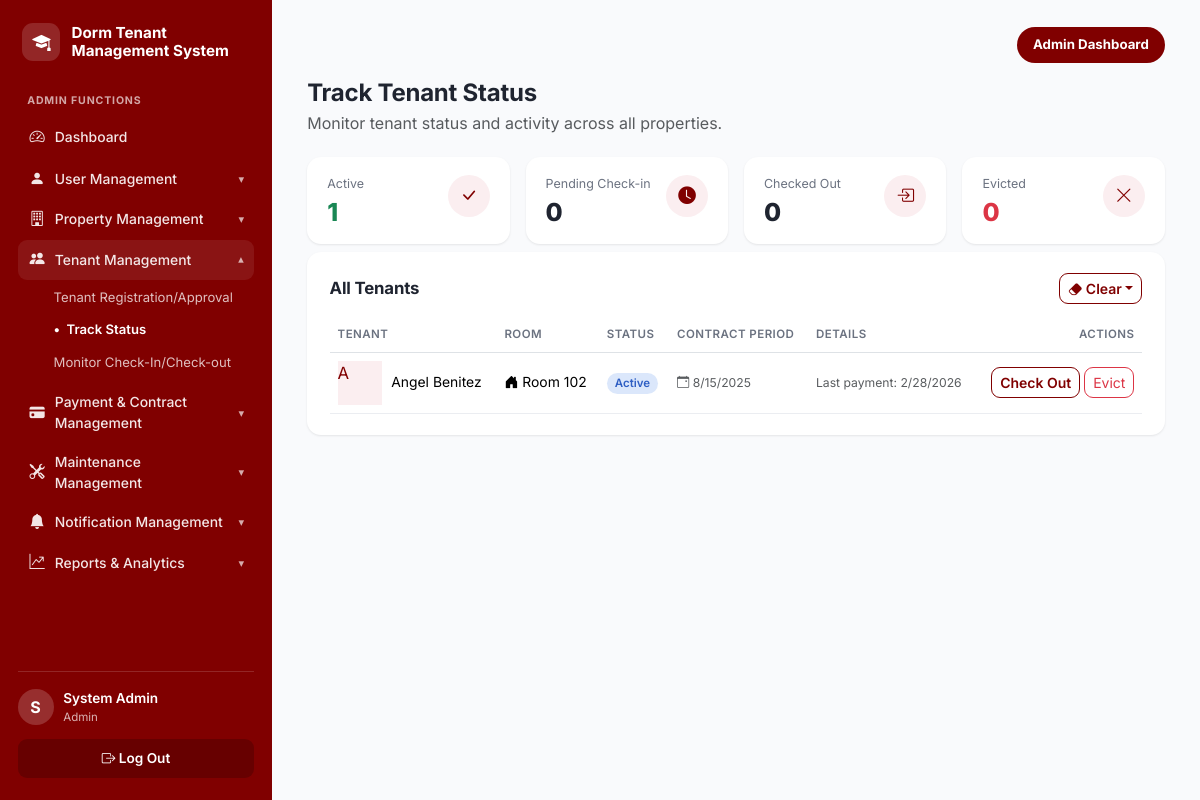
/admin/tenant-status.php (signed in), run on the app's committed database.
### tables this page shows
CREATE TABLE tenants (
  tenant_id         INT UNSIGNED AUTO_INCREMENT PRIMARY KEY,
  user_id           INT UNSIGNED NOT NULL,
  room_id           INT UNSIGNED DEFAULT NULL,
  checkin_date      DATE DEFAULT NULL,
  checkout_date     DATE DEFAULT NULL,
  status            ENUM('Pending','Active','Evicted','Checked Out')
                    NOT NULL DEFAULT 'Pending',
  key_returned      BOOLEAN NOT NULL DEFAULT FALSE,
  approval_status   ENUM('Pending','Approved','Rejected')
                    NOT NULL DEFAULT 'Pending',
  rejection_reason  TEXT DEFAULT NULL,
  emergency_contact VARCHAR(100),
  emergency_phone   VARCHAR(20),
  date_registered   TIMESTAMP NOT NULL DEFAULT CURRENT_TIMESTAMP,
  CONSTRAINT fk_tenant_user FOREIGN KEY (user_id) REFERENCES users(user_id) ON DELETE CASCADE,
  CONSTRAINT fk_tenant_room FOREIGN KEY (room_id) REFERENCES dorm_rooms(room_id) ON DELETE SET NULL,
  UNIQUE KEY uq_tenant_user (user_id),
  INDEX idx_tenant_status (status),
  INDEX idx_tenant_approval (approval_status),
  INDEX idx_tenant_room (room_id)
);

CREATE TABLE users (
  user_id       INT UNSIGNED AUTO_INCREMENT PRIMARY KEY,
  first_name    VARCHAR(50)  NOT NULL,
  last_name     VARCHAR(50)  NOT NULL,
  email         VARCHAR(100) NOT NULL,
  password_hash VARCHAR(255) NOT NULL,
  reset_otp         VARCHAR(10) DEFAULT NULL,
  reset_otp_expires DATETIME DEFAULT NULL,
  password_changed_at DATETIME DEFAULT NULL,
  age           TINYINT UNSIGNED DEFAULT NULL,
  phone         VARCHAR(20)  DEFAULT NULL,
  role          ENUM('admin','tenant') NOT NULL DEFAULT 'tenant',
  is_active     BOOLEAN NOT NULL DEFAULT TRUE,
  last_login    DATETIME DEFAULT NULL,
  date_created  TIMESTAMP NOT NULL DEFAULT CURRENT_TIMESTAMP,
  UNIQUE KEY uq_users_email (email),
  INDEX idx_users_role (role)
);

CREATE TABLE dorm_rooms (
  room_id      INT UNSIGNED AUTO_INCREMENT PRIMARY KEY,
  room_number  VARCHAR(10)  NOT NULL,
  room_type    VARCHAR(50)  NOT NULL,         
  capacity     TINYINT UNSIGNED NOT NULL DEFAULT 1,
  monthly_rate DECIMAL(10,2) NOT NULL,
  floor_number TINYINT NOT NULL DEFAULT 1,
  status       ENUM('Available','Occupied','Under Maintenance','Reserved')
               NOT NULL DEFAULT 'Available',
  description  TEXT,
  date_added   TIMESTAMP NOT NULL DEFAULT CURRENT_TIMESTAMP,
  UNIQUE KEY uq_room_number (room_number),
  INDEX idx_room_status (status),
  INDEX idx_room_type (room_type)
);

### includes/functions.php (called while the page is built, shortened)
<?php
function clean(?string $value): string
{
    return htmlspecialchars(trim($value ?? ''), ENT_QUOTES, 'UTF-8');
}
function paginate(PDO $db, string $baseSql, string $countSql, array $params = [], int $perPage = 12): array
{
    $countStmt = $db->prepare($countSql);
    $countStmt->execute($params);
    $total = (int) $countStmt->fetch()['c'];
    $totalPages = max(1, (int) ceil($total / $perPage));
    $page = max(1, min($totalPages, (int) ($_GET['page'] ?? 1)));
    $offset = ($page - 1) * $perPage;
    $stmt = $db->prepare($baseSql . " LIMIT {$perPage} OFFSET {$offset}");
    $stmt->execute($params);
    return ['rows' => $stmt->fetchAll(), 'page' => $page, 'totalPages' => $totalPages, 'total' => $total];
}
function status_badge_class(string $status): string
{
    $map = [
        'Active'      => 'info',
        'Paid'        => 'success',
        'Approved'    => 'success',
        'Completed'   => 'success',
        'Available'   => 'success',
        'Pending'     => 'warning',
        'Ongoing'     => 'info',
        'Reserved'    => 'info',
        'Expiring Soon' => 'warning',
        'Overdue'     => 'danger',
        'Failed'      => 'danger',
        'Evicted'     => 'danger',
        'Rejected'    => 'danger',
        'Expired'     => 'danger',
        'Terminated'  => 'danger',
        'Occupied'    => 'secondary',
        'Checked Out' => 'secondary',
        'Under Maintenance' => 'secondary',
    ];
    return $map[$status] ?? 'secondary';
}

### admin/tenant-status.php (the view, shortened to what this page needs)
<?php
$db = get_db();
$counts = ['Active' => 0, 'Pending' => 0, 'Evicted' => 0, 'Checked Out' => 0];
$countRows = $db->query("SELECT status, COUNT(*) c FROM tenants WHERE approval_status = 'Approved' GROUP BY status")->fetchAll();
foreach ($countRows as $row) { $counts[$row['status']] = (int) $row['c']; }
$result = paginate(
    $db,
    "SELECT t.*, u.first_name, u.last_name, r.room_number,
            (SELECT MAX(payment_date) FROM payments p WHERE p.tenant_id = t.tenant_id AND p.payment_status='Paid') AS last_payment
     FROM tenants t
     JOIN users u ON u.user_id = t.user_id
     LEFT JOIN dorm_rooms r ON r.room_id = t.room_id
     WHERE t.approval_status = 'Approved'
       AND t.tenant_id NOT IN (SELECT tenant_id FROM dismissed_records WHERE page = 'status')
     ORDER BY FIELD(t.status,'Active','Pending','Evicted','Checked Out'), u.first_name",
    "SELECT COUNT(*) c FROM tenants t WHERE t.approval_status = 'Approved'
       AND t.tenant_id NOT IN (SELECT tenant_id FROM dismissed_records WHERE page = 'status')"
);
$allTenants = $result['rows'];
include __DIR__ . '/../includes/header.php';
?>
<div class="page-header"><div><h1>Track Tenant Status</h1><p class="text-muted">Monitor tenant status and activity across all properties.</p></div></div>
<div class="stat-grid stat-grid-4">
  <div class="stat-card"><div class="stat-card-body"><div class="stat-label">Active</div><div class="stat-value text-success"><?= $counts['Active'] ?></div></div><div class="stat-icon stat-icon-outline"><i class="bi bi-check-lg"></i></div></div>
  <div class="stat-card"><div class="stat-card-body"><div class="stat-label">Pending Check-in</div><div class="stat-value"><?= $counts['Pending'] ?></div></div><div class="stat-icon stat-icon-outline"><i class="bi bi-clock-fill"></i></div></div>
  <div class="stat-card"><div class="stat-card-body"><div class="stat-label">Checked Out</div><div class="stat-value"><?= $counts['Checked Out'] ?></div></div><div class="stat-icon stat-icon-outline"><i class="bi bi-box-arrow-in-right"></i></div></div>
  <div class="stat-card"><div class="stat-card-body"><div class="stat-label">Evicted</div><div class="stat-value text-danger"><?= $counts['Evicted'] ?></div></div><div class="stat-icon stat-icon-outline"><i class="bi bi-x-lg"></i></div></div>
</div>
<div class="panel mt-2">
  <div class="panel-header">
    <h2>All Tenants</h2>
    <?php if ($allTenants): ?>
    <div class="dropdown">
      <button class="btn btn-sm btn-outline-maroon dropdown-toggle" type="button" data-bs-toggle="dropdown"><i class="bi bi-eraser-fill"></i> Clear</button>
    </div>
    <?php endif; ?>
  </div>
  <div class="table-responsive">
    <table class="table app-table align-middle">
      <thead><tr><th>Tenant</th><th>Room</th><th>Status</th><th>Contract Period</th><th>Details</th><th class="text-end">Actions</th></tr></thead>
      <tbody>
      <?php foreach ($allTenants as $t):
        if ($t['status'] === 'Active' && $t['last_payment']) {
            $details = 'Last payment: ' . date('n/j/Y', strtotime($t['last_payment']));
        } elseif ($t['status'] === 'Active') {
            $details = 'Awaiting first payment';
        } elseif ($t['status'] === 'Pending') {
            $details = $t['room_id'] ? 'Ready for check-in' : 'Awaiting room assignment';
        } elseif ($t['status'] === 'Checked Out') {
            $details = 'Moved out ' . ($t['checkout_date'] ? date('n/j/Y', strtotime($t['checkout_date'])) : '');
        } else {
            $details = 'Tenancy ended';
        }
      ?>
        <tr>
          <td>
            <div class="cell-person">
              <div class="user-avatar-md" style="color:var(--maroon);background:var(--maroon-soft);"><?= clean(strtoupper(substr($t['first_name'], 0, 1))) ?></div>
              <div><?= clean($t['first_name'] . ' ' . $t['last_name']) ?></div>
            </div>
          </td>
          <td><?= $t['room_number'] ? '<i class="bi bi-house-door-fill"></i> Room ' . clean($t['room_number']) : '<span class="text-muted">Unassigned</span>' ?></td>
          <td><span class="badge badge-<?= status_badge_class($t['status']) ?>"><?= clean($t['status']) ?></span></td>
          <td class="text-muted small"><i class="bi bi-calendar-event"></i> <?= $t['checkin_date'] ? clean(date('n/j/Y', strtotime($t['checkin_date']))) : '—' ?></td>
          <td class="text-muted small"><?= clean($details) ?></td>
          <td class="text-end">
            <?php if ($t['status'] === 'Pending' && $t['room_id']): ?>
              <form method="post" class="d-inline"><?= csrf_field() ?><input type="hidden" name="action" value="checkin"><input type="hidden" name="tenant_id" value="<?= $t['tenant_id'] ?>"><button class="btn btn-sm btn-maroon">Check In</button></form>
            <?php elseif ($t['status'] === 'Active'): ?>
              <form method="post" class="d-inline" onsubmit="return confirm('Check out this tenant?');"><button class="btn btn-sm btn-outline-maroon">Check Out</button></form>
              <form method="post" class="d-inline" onsubmit="return confirm('Mark this tenant as evicted? This frees up their room.');"><button class="btn btn-sm btn-outline-danger">Evict</button></form>
            <?php else: ?>
              <span class="text-muted small">—</span>
            <?php endif; ?>
          </td>
        </tr>
      <?php endforeach; ?>
      </tbody>
    </table>
  </div>
</div>
<?php include __DIR__ . '/../includes/footer.php'; ?>

### assets/css/style.css (style rules this page uses)
:root { --maroon: #800000; --maroon-dark: #5c1115; --maroon-darker: #47080b; --maroon-light: #a12238; --maroon-soft: #fbeef0; --maroon-tint: rgba(255,255,255,.10); --bg: #f9fafc; --card-bg: #ffffff; --text: #1f2430; --text-muted: #6b7280; --border: #ebedf1; --radius: 14px; --radius-sm: 9px; --radius-lg: 22px; --shadow: 0 1px 3px rgba(20, 10, 12, 0.05), 0 1px 2px rgba(20, 10, 12, 0.04); --shadow-lg: 0 20px 50px rgba(40, 5, 10, .18); --blue-bg: #dbe7fb; --blue-text: #2f5fc4; --green-bg: #dcf3e3; --green-text: #1e8a4c; --amber-bg: #faf1c6; --amber-text: #9a7a09; --red-bg: #fadadb; --red-text: #c23b3f; --gray-bg: #e8e9ed; --gray-text: #5b6270; }
* { box-sizing: border-box; }
body { font-family: 'Inter', -apple-system, BlinkMacSystemFont, 'Segoe UI', sans-serif; background: var(--bg); color: var(--text); margin: 0; }
h1, h2, h3 { font-weight: 700; letter-spacing: -0.01em; }
.user-avatar-md { width: 44px; height: 44px; font-size: 1.05rem; background: var(--maroon-soft); color: var(--maroon); }
.page-header { display: flex; justify-content: space-between; align-items: flex-start; gap: 1rem; flex-wrap: wrap; margin-bottom: 1.4rem; }
.page-header h1 { font-size: 1.5rem; margin: 0 0 .2rem; }
.page-header p { margin: 0; color: var(--text-muted); }
.stat-grid { display: grid; grid-template-columns: repeat(4, 1fr); gap: 1rem; }
.stat-grid-4 { grid-template-columns: repeat(4, 1fr); }
.stat-card { background: var(--card-bg); border-radius: var(--radius); padding: 1.1rem 1.25rem; box-shadow: var(--shadow); display: flex; justify-content: space-between; align-items: flex-start; gap: .6rem; }
.stat-card-body { min-width: 0; }
.stat-label { font-size: .78rem; color: var(--text-muted); margin-bottom: .35rem; }
.stat-value { font-size: 1.55rem; font-weight: 800; line-height: 1.1; }
.stat-icon { width: 42px; height: 42px; border-radius: 50%; flex-shrink: 0; display: flex; align-items: center; justify-content: center; font-size: 1.1rem; }
.stat-icon-outline { background: var(--maroon-soft); color: var(--maroon); }
.panel { background: var(--card-bg); border-radius: var(--radius); padding: 1.3rem 1.4rem; box-shadow: var(--shadow); margin-bottom: 0; }
.panel-header { display: flex; justify-content: space-between; align-items: center; margin-bottom: .9rem; gap: .75rem; flex-wrap: wrap; }
.panel-header h2 { font-size: 1.05rem; margin: 0; }
.app-table { font-size: .87rem; margin-bottom: 0; }
.app-table th { color: var(--text-muted); font-weight: 600; font-size: .72rem; text-transform: uppercase; letter-spacing: .04em; border-bottom-width: 1px; white-space: nowrap; }
.app-table td { vertical-align: middle; border-color: var(--border); }
.cell-person { display: flex; align-items: center; gap: .6rem; }
.badge { font-weight: 600; font-size: .72rem; padding: .38em .7em; border-radius: 999px; }
.badge-info { background: var(--blue-bg); color: var(--blue-text); }
.btn-outline-maroon { border: 1px solid var(--maroon); color: var(--maroon); font-weight: 600; background: transparent; border-radius: var(--radius-sm); }
.btn { border-radius: var(--radius-sm); }

### data on the page
tenants: tenant_id "1", key_returned "0", user.first_name "A", user.last_name "Angel Benitez", room.room_number "102", status "Active", checkin_date "8/15/2025", details "Last payment: 2/28/2026"

### other printed values
$label "User Management"
$label "Property Management"
$label "Tenant Management"
$subLabel "Tenant Registration/Approval"
$subLabel "Track Status"
$subLabel "Monitor Check-In/Check-out"
$label "Payment & Contract Management"
$label "Maintenance Management"
$label "Notification Management"
$label "Reports & Analytics"
substr($_SESSION['first_name'] ?? '?', 0, 1) "S"
$role "Admin"
